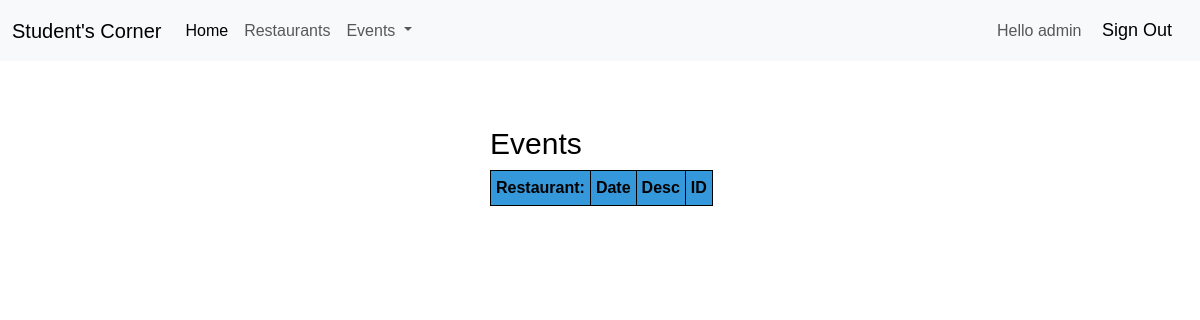
Before: /events (signed in) with the older database file.
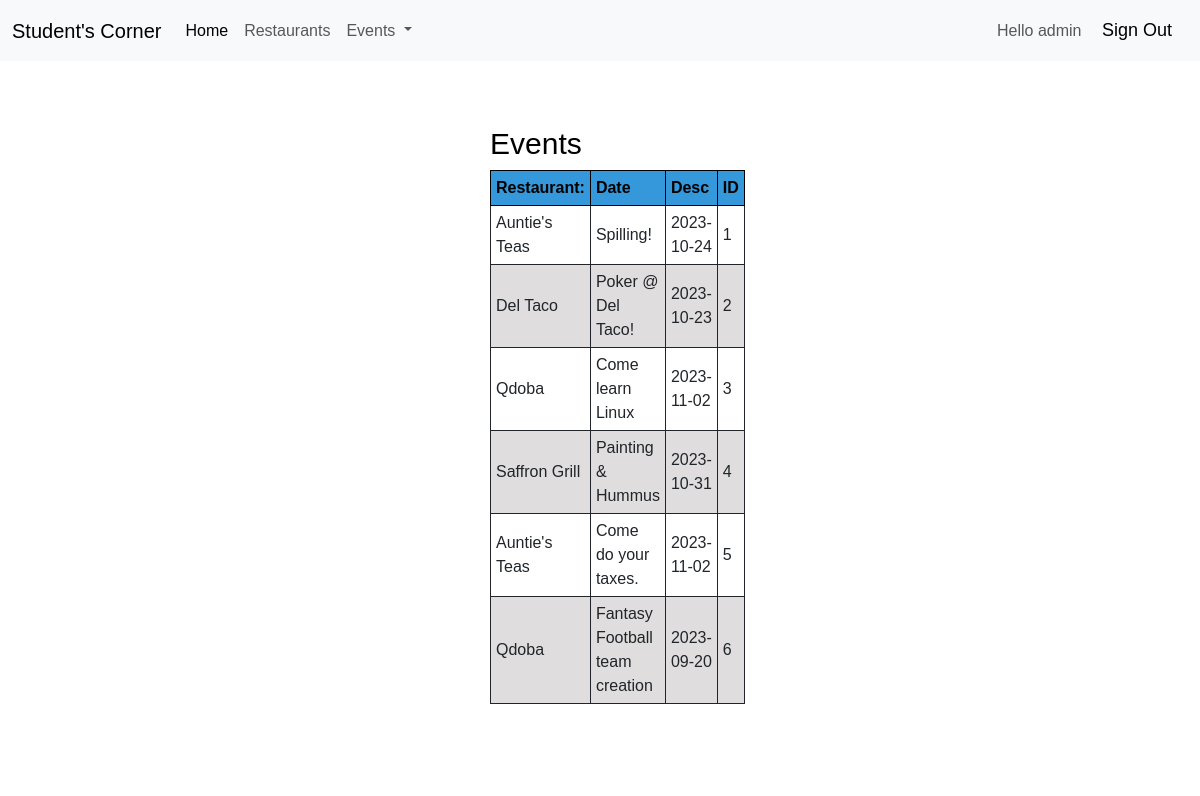
After: the same page with the newer database file.
### app/models.py (models this page shows)
class User(db.Model, UserMixin):
    __tablename__ = 'users'
    id = db.Column(db.String, primary_key=True)
    student_id = db.Column(db.String)
    email = db.Column(db.String)
    passwd = db.Column(db.LargeBinary)
    reviews= db.relationship("Review")
    events= db.relationship("Event")

class Event(db.Model):
    __tablename__= 'events'
    food_id = db.Column(db.String, db.ForeignKey("foods.id"))
    id = db.Column(db.Integer, primary_key=True)
    date = db.Column(db.String)
    desc = db.Column(db.String)
    user_id= db.Column(db.String, db.ForeignKey("users.id"))
    user=db.relationship("User", back_populates="events")
    food_= db.relationship("Food")

### app/routes.py (the view)
@app.route('/events')
def list_events():
    events= Event.query.all()
    return render_template('events.html', events=events, user=current_user)

### app/__init__.py (called while the page is built)
@login_manager.user_loader
def load_user(id):
    try:
        return db.session.query(User).filter(User.id==id).one()
    except:
        return None

### templates/events.html (shortened to what this page needs)
{% extends 'base.html' %}
{% block main %}
<div class="d-flex justify-content-center">
    <div class="box">
        <h6>Events</h6>
        <table>
            <tr>
                <th>Restaurant:</th>
                <th>Date</th>
                <th>Desc</th>
                <th>ID</th>
            </tr>
        {% for event in events %}
        {% if loop.index % 2 == 0 %}
        <tr class="even_row">
            {% else %}
        <tr class="odd_row">
            {% endif %}
            <td>{{ event.food_id }}</td>
            <td>{{ event.desc }}</td>
            <td>{{ event.date }}</td>
            <td>{{ event.id }}</td>
        </tr>
        {% endfor %}
        </table>
        <br/>
    </div>
</div>
{% endblock %}

### templates/base.html (shortened to what this page needs)
<!DOCTYPE html>
<html lang="en">
<head>
    <link href="https://cdn.jsdelivr.net/npm/bootstrap@5.3.2/dist/css/bootstrap.min.css" rel="stylesheet">
    <link rel="stylesheet"  type="text/css" href="{{ url_for('.static', filename='style.css')}} ">
</head>
<body>
    <nav class="navbar navbar-expand-lg bg-body-tertiary">
        <div class="container-fluid">
          <a class="navbar-brand" href="#">Student's Corner</a>
          <div class="collapse navbar-collapse" id="navbarText">
            <ul class="navbar-nav me-auto mb-2 mb-lg-0">
              <li class="nav-item">
                <a class="nav-link active" aria-current="page" href="#" onclick=simple_action("{{ url_for('index') }}")>Home</a>
              </li>
              <li class="nav-item">
                <a class="nav-link" href="#" onclick=simple_action("{{ url_for('restaurants') }}")>Restaurants</a>
              </li>
              <li class="nav-item dropdown">
                <a class="nav-link dropdown-toggle" href="#" role="button" data-bs-toggle="dropdown" aria-expanded="false">
                  Events
                </a>
              </li>
            </ul>
            <span class="navbar-text">
                {% if user.id|length %}
                Hello {{user.id}}
                    <button type="button" class="modern-button" onclick=simple_action("{{ url_for('users_signout') }}")>Sign Out</button>
                {% else %}
                    <button type="button" class="modern-button" onclick=simple_action("{{ url_for('users_signin') }}")>Sign
                        In</button>
                    <button type="button" class="modern-button" onclick=simple_action("{{ url_for('users_signup') }}")>Sign
                        Up</button>
                {% endif %}
            </span>
          </div>
        </div>
      </nav>
{% block main %}
{% endblock %}
</body>
</html>

### static/style.css (style rules this page uses)
body { font-family: Arial, Helvetica, sans-serif; font-size: medium; background-image:url(https://www.msudenver.edu/wp-content/uploads/2021/06/Campus_Summer_Buildings1304ms_20180621_cc-1-scaled.jpg) }
table, th, td { border: 1px solid; padding: 5px }
th { background-color: #3498db; color: rgb(0, 0, 0) }
.odd_row { background-color: white; }
.even_row { background-color: rgb(223, 221, 221); }
.modern-button { background-color: #ffffff00; color: #000000; font-size: 18px; border: none; cursor: pointer; margin: 0px 10px; }
.box { width: 25%; padding: 40px; background-color: #fff; border-radius: 15px; margin-top: 25px; }
h6 { color:#000; font-size:30px; }

Changed rows visible on the page:
added Event: food_id "Auntie's Teas", desc "Spilling!", date "2023-10-24", id "1"
added Event: food_id "Del Taco", desc "Poker @ Del Taco!", date "2023-10-23", id "2"
added Event: food_id "Qdoba", desc "Come learn Linux", date "2023-11-02", id "3"
added Event: food_id "Saffron Grill", desc "Painting & Hummus", date "2023-10-31", id "4"
added Event: food_id "Auntie's Teas", desc "Come do your taxes.", date "2023-11-02", id "5"
added Event: food_id "Qdoba", desc "Fantasy Football team creation", date "2023-09-20", id "6"
